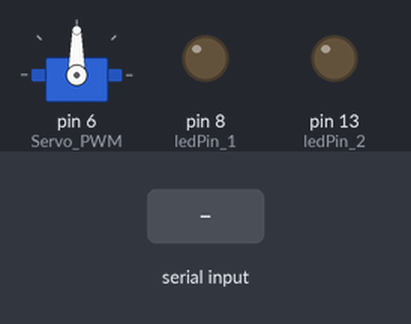
Simulated run of this sketch. Board: Arduino Uno, built with avr-gcc and run on an emulated ATmega328P. Parts: servo, output pins drawn as LEDs (lit = HIGH). The test bench sets the inputs (shaded band).

Above: at 1.2 s.
1.3 s: "50!\n" received over Serial
At 1.45 s:
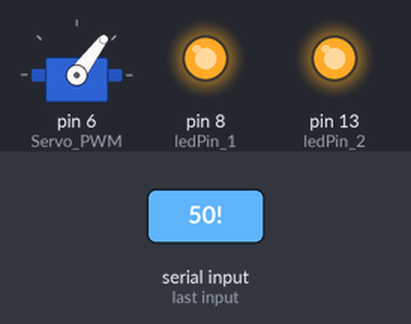
4.3 s: "0!\n" received over Serial
At 5.8 s:
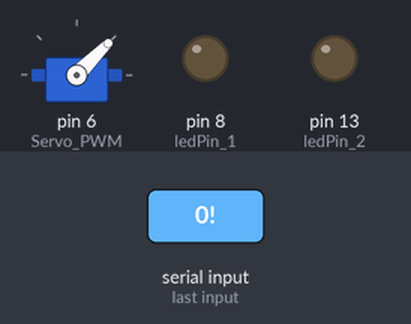
Timing chart, 0 to 7.3 s (numbered marks = the images above; inputs shaded):
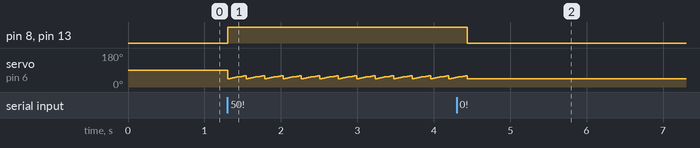

Measured:
- after the input at 1.3 s, pin 8 (ledPin_1), pin 13 (ledPin_2): LOW → HIGH at once; servo on pin 6 (Servo_PWM): 90° → 45° at once, then repeats every 0.24 s: 47° 0.03 s, 49° 0.03 s, 51° 0.03 s, 53° 0.03 s, 55° 0.03 s, 57° 0.03 s, 59° 0.03 s, 45° 0.03 s
- after the input at 4.3 s, pin 8 (ledPin_1), pin 13 (ledPin_2): HIGH → LOW after 0.14 s; servo on pin 6 (Servo_PWM): goes on until 4.4 s, then stays 45°

The sketch:

arduino_p5js_data.ino
```cpp
#include <Servo.h>

#define Servo_PWM 6

String val;  // Data received from serial port
int ledPin_1 = 8;  // Arduino built-in LED
int ledPin_2 = 13;
bool ledState = false;
Servo MG995_Servo;

void setup() {
  pinMode(ledPin_1, OUTPUT);
  pinMode(ledPin_2, OUTPUT);
  Serial.begin(9600);
  MG995_Servo.attach(Servo_PWM);
}

void loop() {
  if (Serial.available()) {
    val = Serial.readStringUntil('\n');
    val.trim();
  }

  if (val == "50!") {
    digitalWrite(ledPin_1, HIGH);
    digitalWrite(ledPin_2, HIGH);

    for (int angle = 45; angle <= 60; angle++) {
      MG995_Servo.write(angle);
      delay(15); // set delay between steps to 5ms for faster movement
    }
  }  else if (val == "0!") {
    digitalWrite(ledPin_1, LOW);
    digitalWrite(ledPin_2, LOW);
    MG995_Servo.write(45);
  }
}
```
